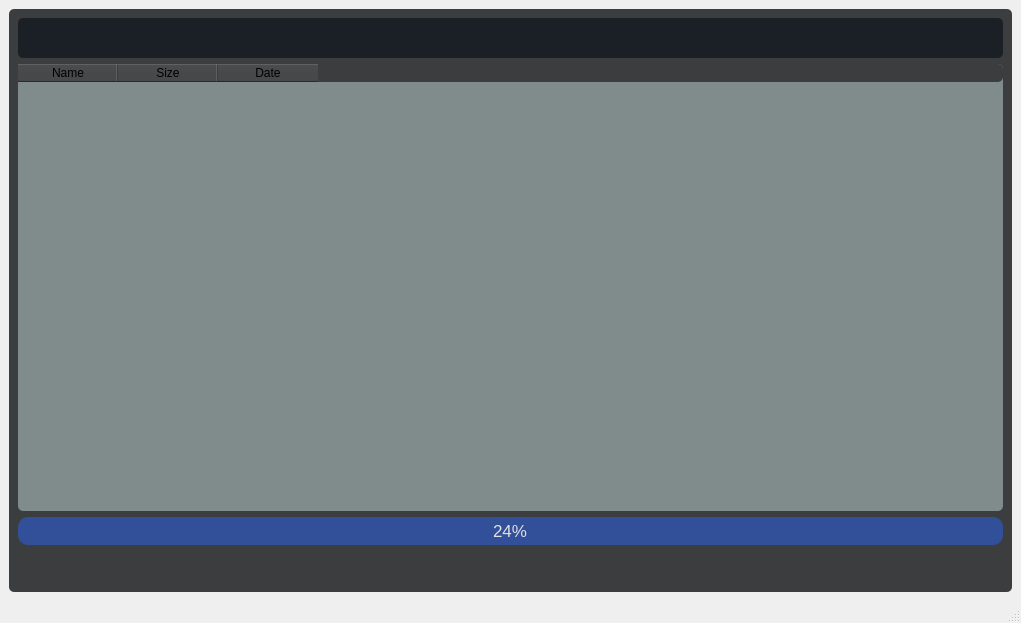
<?xml version="1.0" encoding="UTF-8"?>
<ui version="4.0">
 <class>MainWindow</class>
 <widget class="QMainWindow" name="MainWindow">
  <property name="geometry">
   <rect>
    <x>0</x>
    <y>0</y>
    <width>1021</width>
    <height>623</height>
   </rect>
  </property>
  <property name="windowTitle">
   <string>YouTube Downloader</string>
  </property>
  <widget class="QWidget" name="centralwidget">
   <layout class="QHBoxLayout" name="horizontalLayout">
    <item>
     <widget class="QFrame" name="frame">
      <property name="styleSheet">
       <string notr="true">QFrame{
	border-radius:5px;
	background-color: rgb(59, 61, 62);
}</string>
      </property>
      <property name="frameShape">
       <enum>QFrame::StyledPanel</enum>
      </property>
      <property name="frameShadow">
       <enum>QFrame::Raised</enum>
      </property>
      <layout class="QVBoxLayout" name="verticalLayout">
       <item alignment="Qt::AlignTop">
        <widget class="QFrame" name="frame_2">
         <property name="minimumSize">
          <size>
           <width>0</width>
           <height>40</height>
          </size>
         </property>
         <property name="styleSheet">
          <string notr="true">background-color: rgb(26, 32, 37);</string>
         </property>
         <property name="frameShape">
          <enum>QFrame::StyledPanel</enum>
         </property>
         <property name="frameShadow">
          <enum>QFrame::Raised</enum>
         </property>
        </widget>
       </item>
       <item>
        <widget class="QTableWidget" name="tableWidget">
         <property name="styleSheet">
          <string notr="true">QTableWidget{
	border-radius: 5px;
	background-color: rgb(128, 140, 140);
}</string>
         </property>
         <column>
          <property name="text">
           <string>Name</string>
          </property>
         </column>
         <column>
          <property name="text">
           <string>Size</string>
          </property>
         </column>
         <column>
          <property name="text">
           <string>Date</string>
          </property>
         </column>
        </widget>
       </item>
       <item>
        <widget class="QProgressBar" name="progressBar">
         <property name="styleSheet">
          <string notr="true">QProgressBar {
	color :#e1e1e1;
	font-size : 17px;
	border-style : none;
	border-radius: 10px;
	background-color : #325099;
	text-align: center;
}

QProgressBar::chunk {
	border-radius : 10px;
	background-color: qlineargradient(spread:pad, x1:0.193, y1:0.346591, x2:0.79, y2:0.71, stop:0 rgba(77, 83, 		198, 255), stop:1 rgba(23, 197, 23, 255));
}</string>
         </property>
         <property name="value">
          <number>24</number>
         </property>
        </widget>
       </item>
       <item alignment="Qt::AlignLeft">
        <widget class="QFrame" name="frame_3">
         <property name="maximumSize">
          <size>
           <width>16777215</width>
           <height>51</height>
          </size>
         </property>
         <property name="frameShape">
          <enum>QFrame::StyledPanel</enum>
         </property>
         <property name="frameShadow">
          <enum>QFrame::Raised</enum>
         </property>
         <layout class="QHBoxLayout" name="horizontalLayout_2">
          <item>
           <widget class="QPushButton" name="new_2">
            <property name="maximumSize">
             <size>
              <width>100</width>
              <height>100</height>
             </size>
            </property>
            <property name="cursor">
             <cursorShape>PointingHandCursor</cursorShape>
            </property>
            <property name="styleSheet">
             <string notr="true">QPushButton{
	border:none;
}
</string>
            </property>
            <property name="text">
             <string/>
            </property>
            <property name="icon">
             <iconset resource="resource-files/img.qrc">
              <normaloff>:/icons/icons/icons8-add-96 (1).png</normaloff>:/icons/icons/icons8-add-96 (1).png</iconset>
            </property>
            <property name="iconSize">
             <size>
              <width>50</width>
              <height>50</height>
             </size>
            </property>
            <property name="shortcut">
             <string>Ctrl+N</string>
            </property>
           </widget>
          </item>
         </layout>
        </widget>
       </item>
      </layout>
     </widget>
    </item>
   </layout>
  </widget>
  <widget class="QMenuBar" name="menubar">
   <property name="geometry">
    <rect>
     <x>0</x>
     <y>0</y>
     <width>1021</width>
     <height>24</height>
    </rect>
   </property>
  </widget>
  <widget class="QStatusBar" name="statusbar"/>
 </widget>
 <resources>
  <include location="resource-files/img.qrc"/>
 </resources>
 <connections/>
</ui>
